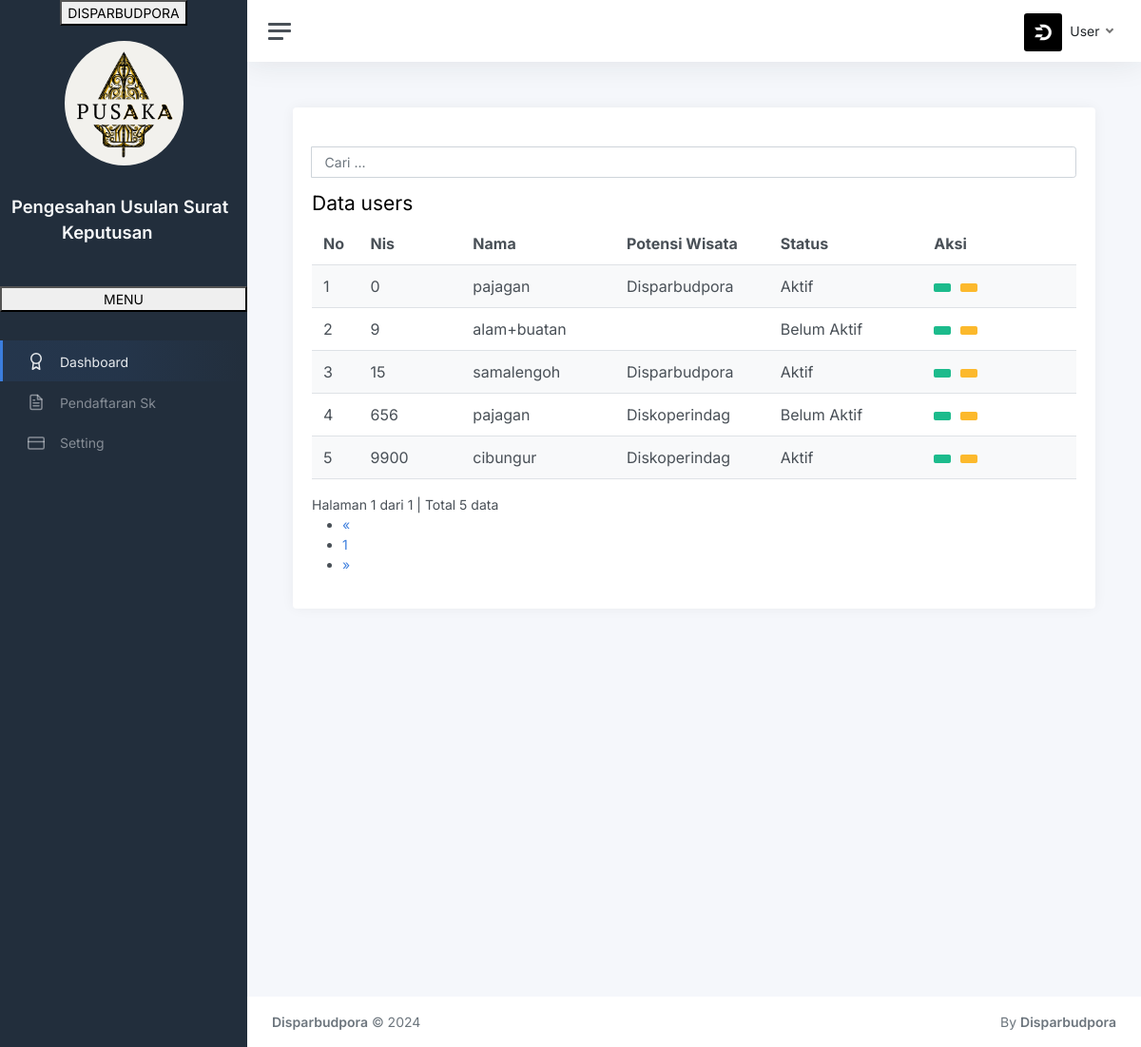
Screenshot of /index.php?page=users-tampil (signed in) with the database file from the repository.
### tables this page shows
CREATE TABLE `users` (
  `nis` bigint(12) unsigned NOT NULL,
  `id` bigint(12) unsigned NOT NULL,
  `nama` varchar(255) NOT NULL,
  `tanggal_buat` date NOT NULL,
  `alamat` varchar(255) NOT NULL,
  `potensi_wisata` varchar(100) NOT NULL,
  `telp` varchar(15) NOT NULL,
  `stat` varchar(30) NOT NULL,
  `foto` varchar(255) NOT NULL,
  PRIMARY KEY (`nis`)
);

### users/tampil.php (the view, shortened to what this page needs)
<?php
if ($_SESSION['level'] == "Admin") {
} else if ($_SESSION['level'] == "User") {
    $ids = $_SESSION['id'];
    $jumlah_record1 = mysqli_query($db, "SELECT * FROM users where id = $ids") or die('Ada kesalahan pada query jumlah_record: ' . mysqli_error($db));
    $data = mysqli_fetch_assoc($jumlah_record1);
} else {
}
if ($_SESSION['level'] == "Admin") {
    $isicari = "";
} else if ($_SESSION['level'] == "User") {
    $isicari = "$data[potensi_wisata]";
} else if ($_SESSION['level'] == "Pegawai") {
    $isicari = "";
}
if (isset($_POST['cari'])) {
    $cari = $_POST['cari'];
} else {
    $cari = "$isicari";
}
?>
<br>
<div class="row">
    <div class="col-md-12">
        <div class="panel-body">
            <div class="pull-right btn-tambah">
                <form class="form-inline" method="POST" action="?page=users-tampil">
                    <div class="form-group">
                        <div class="input-group">
                            <input type="text" class="form-control" name="cari" placeholder="Cari ..." autocomplete="off" value="<?php echo $cari; ?>">
                        </div>
                    </div>
                </form>
            </div>
        </div>
        <div class="panel panel-default">
            <div class="panel-heading">
                <h3 class="panel-title">Data users</h3>
            </div>
            <div class="panel-body">
                <div class="table-responsive">
                    <table class="table table-striped table-hover">
                        <thead>
                            <tr>
                                <th>No</th>
                                <th>Nis</th>
                                <th>Nama</th>
                                <th>Potensi Wisata</th>
                                <th>Status</th>
                                <th class='center'>Aksi</th>
                            </tr>
                        </thead>
                        <tbody>
                            <?php
                            $batas = 10;
                            if (isset($cari)) {
                                $jumlah_record = mysqli_query($db, "SELECT * FROM users WHERE potensi_wisata LIKE '%$cari%' OR nama LIKE '%$cari%'") or die('Ada kesalahan pada query jumlah_record: ' . mysqli_error($db));
                            } else {
                                $jumlah_record = mysqli_query($db, "SELECT * FROM users") or die('Ada kesalahan pada query jumlah_record: ' . mysqli_error($db));
                            }
                            $jumlah  = mysqli_num_rows($jumlah_record);
                            $halaman = ceil($jumlah / $batas);
                            $page    = (isset($_GET['hal'])) ? (int)$_GET['hal'] : 1;
                            $mulai   = ($page - 1) * $batas;
                            $no = 1;
                            if (isset($cari)) {
                                $query = mysqli_query($db, "SELECT * FROM users WHERE potensi_wisata LIKE '%$cari%' OR nama LIKE '%$cari%' ORDER BY nis LIMIT $mulai, $batas")
                                    or die('Ada kesalahan pada query users: ' . mysqli_error($db));
                            } else {
                                $query = mysqli_query($db, "SELECT * FROM users ORDER BY nis LIMIT $mulai, $batas") or die('Ada kesalahan pada query users: ' . mysqli_error($db));
                            }
                            while ($data = mysqli_fetch_assoc($query)) {
                                echo "  <tr>
                      <td width='20'>$no</td>
                      <td width='100'>$data[nis]</td>
                      <td width='150'>$data[nama]</td>
                      <td width='150'>$data[potensi_wisata]</td>
                      <td width='150'>$data[stat]</td>
                      <td width='150' class='center'>
                        <div class=''>
                        <a data-toggle='tooltip' data-placement='top' title='Detail' style='margin-right:5px' class='btn btn-success btn-sm' href='?page=users-detail&id=$data[nis]'> <i class='glyphicon glyphicon-eye-open'></i></a>
                        <a data-toggle='tooltip' data-placement='top' title='Detail' style='margin-right:5px' class='btn btn-warning btn-sm' href='?page=users-print-detail&id=$data[nis]' target='_blank'> <i class='glyphicon glyphicon-print'></i></a>";;
                            ?>
                            <?php
                                echo "
                        </div>
                      </td>
                    </tr>";
                                $no++;
                            }
                            ?>
                        </tbody>
                    </table>
                    <?php
                    if (empty($_GET['hal'])) {
                        $halaman_aktif = '1';
                    } else {
                        $halaman_aktif = $_GET['hal'];
                    }
                    ?>
                    <a>
                        Halaman <?php echo $halaman_aktif; ?> dari <?php echo $halaman; ?> |
                        Total <?php echo $jumlah; ?> data
                    </a>
                    <nav>
                        <ul class="pagination pull-right">
                            <?php
                            if ($halaman_aktif <= '1') { ?>
                                <li class="disabled">
                                    <a href="" aria-label="Previous">
                                        <span aria-hidden="true">&laquo;</span>
                                    </a>
                                </li>
                            <?php
                            }
                            ?>
                            <?php
                            for ($x = 1; $x <= $halaman; $x++) { ?>
                                <li class="">
                                    <a href="?page=users-tampil&hal=<?php echo $x ?>"><?php echo $x ?></a>
                                </li>
                            <?php
                            }
                            ?>
                            <?php
                            if ($halaman_aktif >= $halaman) { ?>
                                <li class="disabled">
                                    <a href="" aria-label="Next">
                                        <span aria-hidden="true">&raquo;</span>
                                    </a>
                                </li>
                            <?php
                            }
                            ?>
                        </ul>
                    </nav>
                </div>
            </div>
        </div>
    </div>
</div>

### rows the page displays
users: nis "0", nama "pajagan", potensi_wisata "Disparbudpora", stat "Aktif"
users: nis "9", nama "alam+buatan", stat "Belum Aktif"
users: nis "15", nama "samalengoh", potensi_wisata "Disparbudpora", stat "Aktif"
users: nis "656", nama "pajagan", potensi_wisata "Diskoperindag", stat "Belum Aktif"
users: nis "9900", nama "cibungur", potensi_wisata "Diskoperindag", stat "Aktif"

### other values shown
$_SESSION['level'] "User"
$halaman_aktif "1"
$halaman "1"
$jumlah "5"
